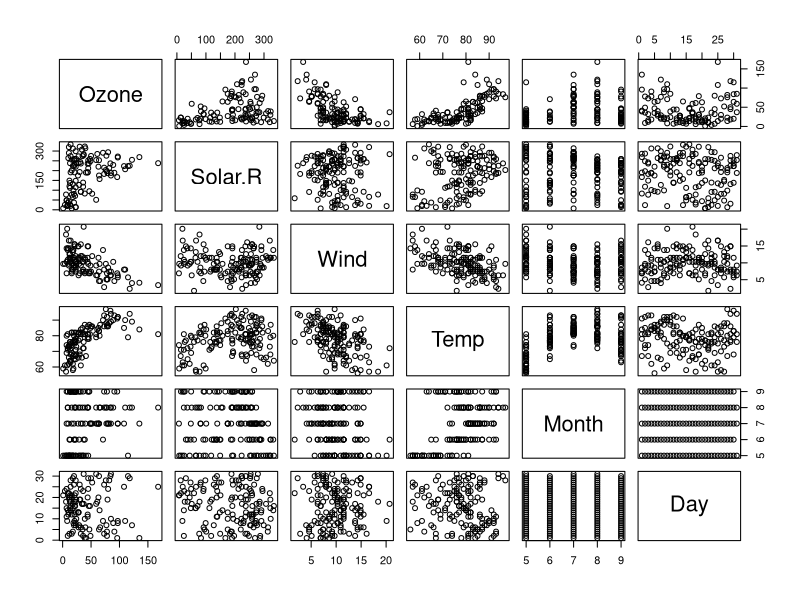
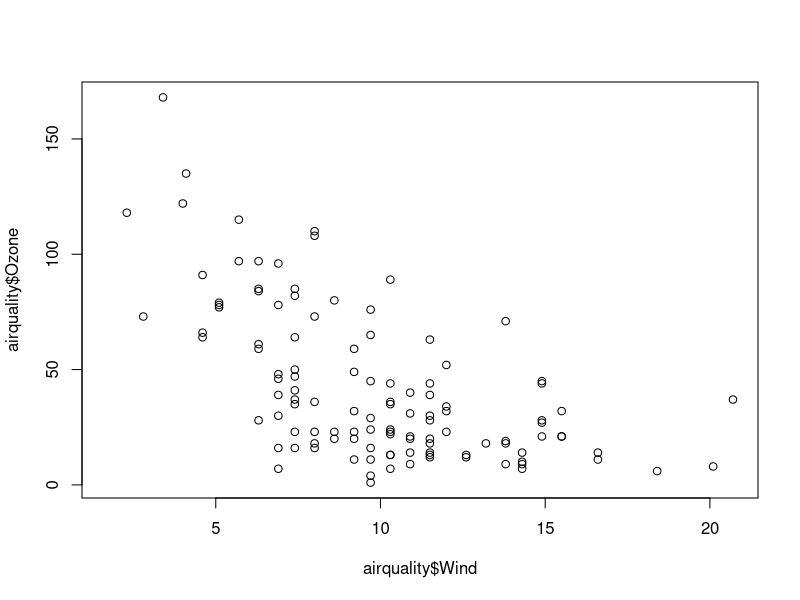
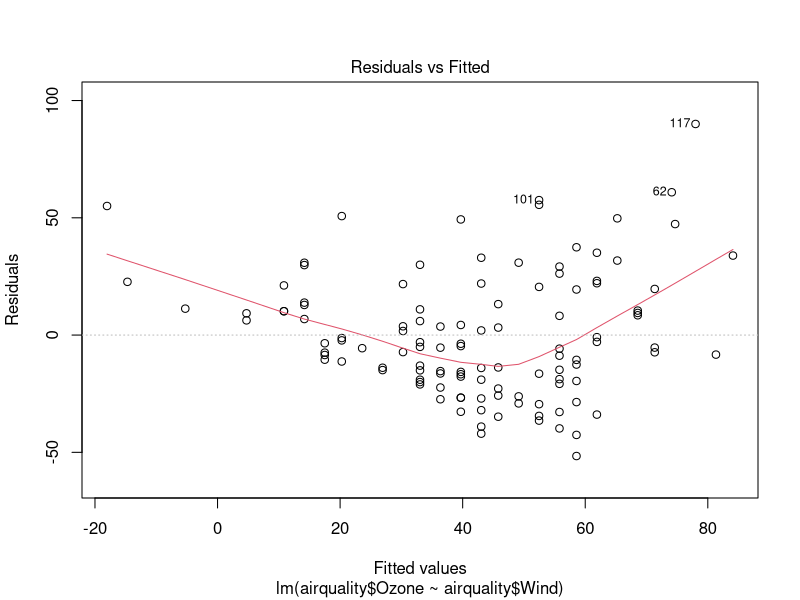
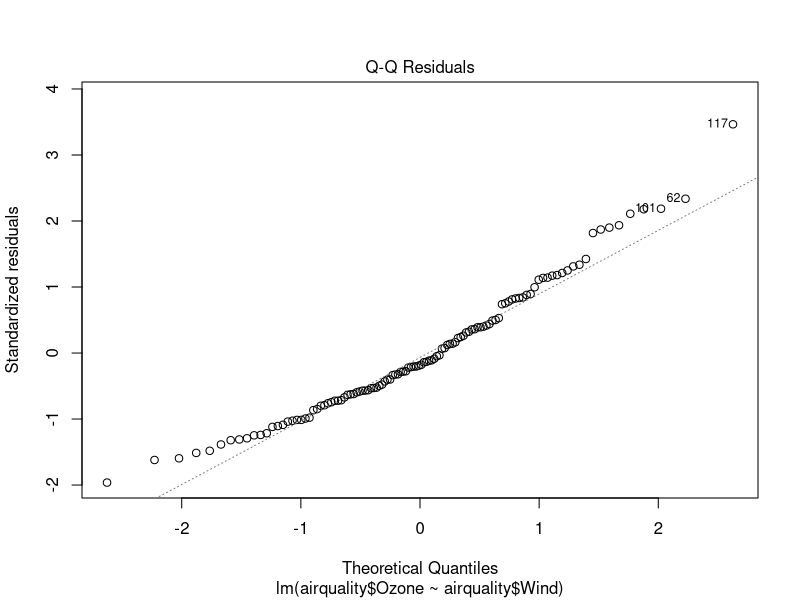
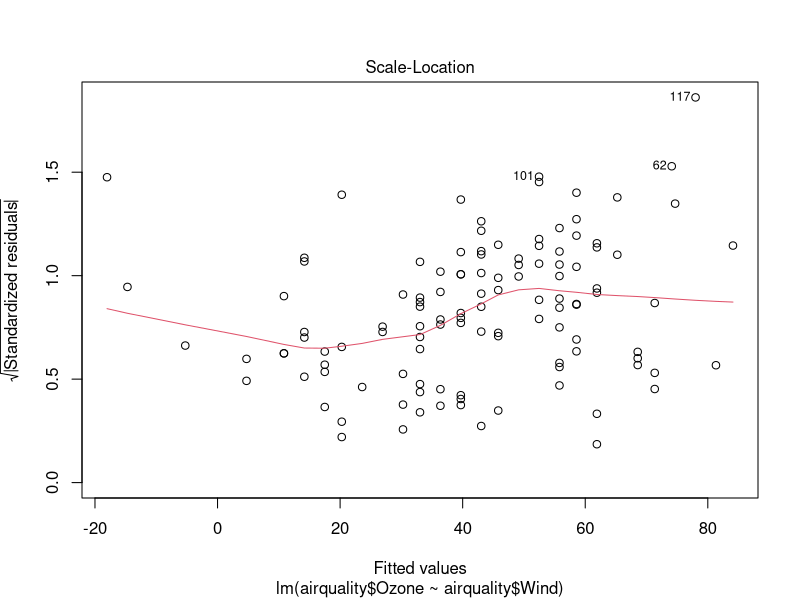
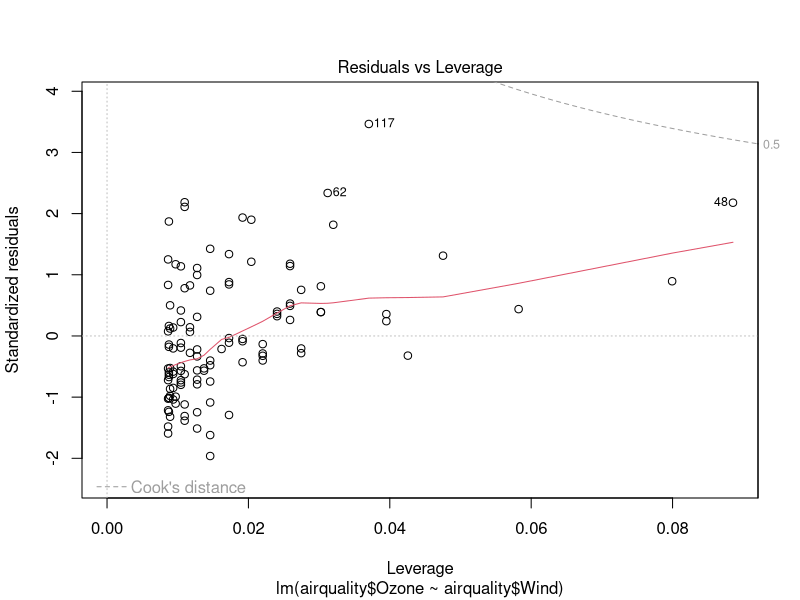

These charts were generated, in order, by the following R code:
## ---- chunk 1
plot(airquality)
lm<-lm(airquality$Ozone ~ airquality$Wind)
summary(lm)
plot(airquality$Wind, airquality$Ozone)
plot(lm)


